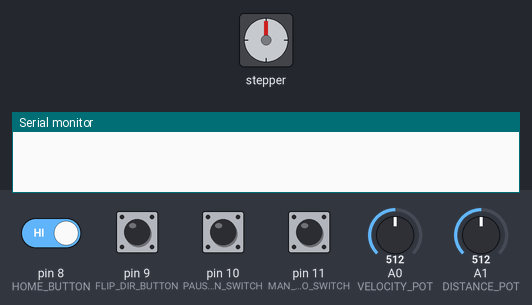
Recording of a sketch running on a simulated Arduino Uno, built with avr-gcc and run on an emulated ATmega328P. On the bench: stepper motor, the last lines printed to the serial monitor. Wiring (inferred from the names in the program): stepper motor driver (200 steps per turn assumed): step pin 3; direction pin 2. The inputs (shaded band) are chosen by the test bench; at power-on: pin 8 (HOME_BUTTON), pin 9 (FLIP_DIR_BUTTON), pin 10 (PAUSE_RUN_SWITCH), pin 11 (MAN_AUTO_SWITCH) HIGH, A0 (VELOCITY_POT) = 512, A1 (DISTANCE_POT) = 512.

Above: at 1.2 s.
1.3 s: pin 10 (PAUSE_RUN_SWITCH) pulled LOW for 1 s
At 3.4 s:
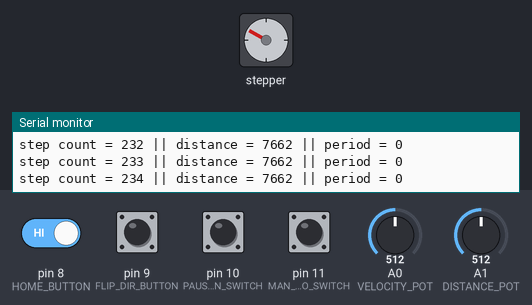
3.8 s: pin 10 (PAUSE_RUN_SWITCH) pulled LOW for 1 s
At 5.4 s:
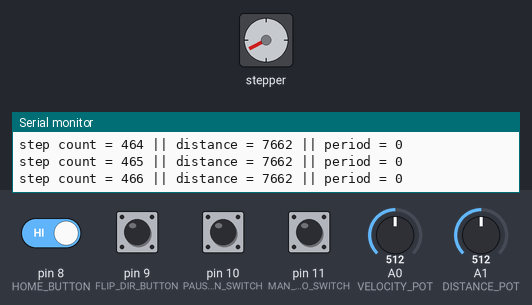
6.3 s: pin 10 (PAUSE_RUN_SWITCH) pulled LOW for 1 s
At 8.4 s:
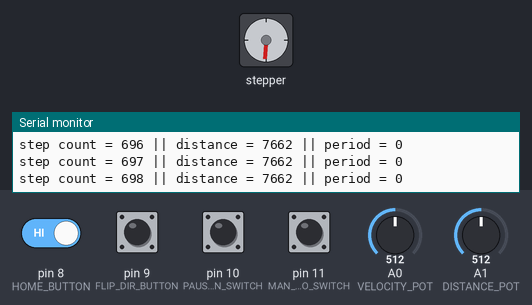
8.8 s: pin 10 (PAUSE_RUN_SWITCH) pulled LOW for 1 s
At 10.4 s:
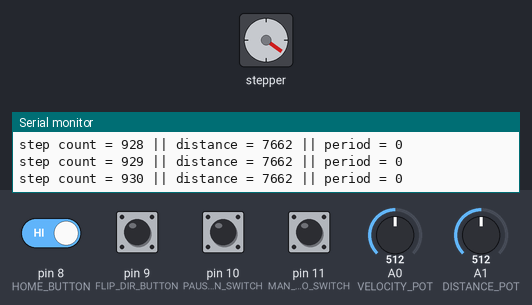
11.3 s: pin 10 (PAUSE_RUN_SWITCH) pulled LOW for 0.15 s
At 12.2 s:
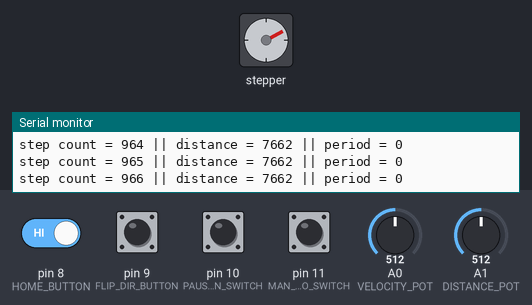
12.9 s: pin 8 (HOME_BUTTON) driven LOW and pin 10 (PAUSE_RUN_SWITCH) driven LOW
At 14.65 s:
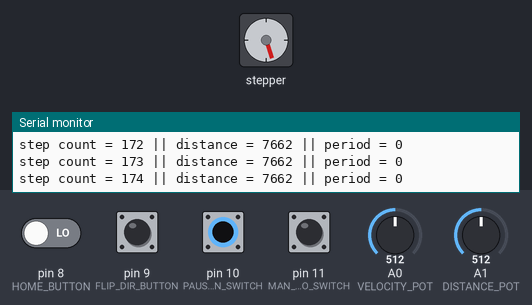
Timing chart, 0 to 20.5 s (numbered marks = the images above; inputs shaded):
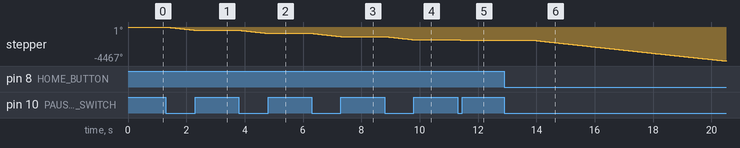

Measured:
- after the input at 1.3 s, stepper: turns 421° counter-clockwise in 1.0 s, starting at once
- after the input at 3.8 s, stepper: turns 417° counter-clockwise in 1.0 s, starting at once
- after the input at 6.3 s, stepper: turns 418° counter-clockwise in 1.0 s, starting at once
- after the input at 8.8 s, stepper: turns 418° counter-clockwise in 1.0 s, starting at once
- after the input at 11.3 s, stepper: turns 64° counter-clockwise in 0.15 s, starting at once

The sketch:

StepScanControl.ino
```cpp
#include <Stepper.h>

#define HOME_BUTTON 8
#define FLIP_DIR_BUTTON 9
#define PAUSE_RUN_SWITCH 10
#define MAN_AUTO_SWITCH 11
#define VELOCITY_POT A0
#define DISTANCE_POT A1

#define MOTOR_DIR 2
#define MOTOR_STEP 3

#define MAX_DISTANCE 15325
#define MAX_DV 1

int stepCounter = 0;
int stepping = false;

int distance = MAX_DISTANCE;

int cPeriod, tick;


unsigned long lastFlipDebounceTime = 0;
unsigned long lastHomeDebounceTime = 0;
unsigned long debounceDelay = 1;


// Direction Variables
int flipDirState;
int lastFlipDirState = LOW;
boolean inReverse = false;

// Home Button Variables
int homeState;
int lastHomeState = LOW;

boolean autoMode = true;

boolean isOff = true;


void setup()
{
  // Set up the controls
  pinMode(HOME_BUTTON, INPUT);
  pinMode(FLIP_DIR_BUTTON, INPUT);
  pinMode(PAUSE_RUN_SWITCH, INPUT);
  pinMode(MAN_AUTO_SWITCH, INPUT);
  pinMode(VELOCITY_POT, INPUT);
  pinMode(DISTANCE_POT, INPUT);

  digitalWrite(HOME_BUTTON, HIGH);
  digitalWrite(FLIP_DIR_BUTTON, HIGH);
  digitalWrite(PAUSE_RUN_SWITCH, HIGH);
  digitalWrite(MAN_AUTO_SWITCH, HIGH);

  // Set up the motor
  pinMode(MOTOR_DIR, OUTPUT);
  pinMode(MOTOR_STEP, OUTPUT);
  digitalWrite(MOTOR_DIR, LOW);
  digitalWrite(MOTOR_STEP, LOW);

  Serial.begin(115200);
}

//helper function to flip direction
void flipDirection(boolean dir) {
  inReverse = dir;
  cPeriod = 0;
  digitalWrite(MOTOR_DIR, inReverse);
}

/* TO DO: WRITE ONE FUCTION TO DEBOUNCE BUTTONS */

// Simple debounce to toggle the flip direction pushbutton
void updateDirection() {
  int reading = digitalRead(FLIP_DIR_BUTTON);
  if (reading != lastFlipDirState) {
    lastFlipDebounceTime = millis();
  }

  if ((millis() - lastFlipDebounceTime) > debounceDelay) {
    if (reading != flipDirState) {
      flipDirState = reading;
      if (flipDirState == LOW) {
        flipDirection(!inReverse);
      }
    }
  }
  lastFlipDirState = reading;
}

void updateHomeState() {
  int reading = digitalRead(HOME_BUTTON);
  if (reading != lastHomeState) {
    lastHomeDebounceTime = millis();
  }

  if ((millis() - lastHomeDebounceTime) > debounceDelay) {
    if (reading != homeState) {
      homeState = reading;
      if (homeState == LOW) {
        stepCounter = 0;
        flipDirection(false);
        delay(1000); // Force a pause as user feedback
      }
    }
  }
  lastHomeState = reading;
}


void updateDistance() {
  distance = map(analogRead(DISTANCE_POT), 0, 1024, 0, MAX_DISTANCE);
}

void runStepper(int period) {

  digitalWrite(MOTOR_STEP, HIGH);
  delay(1);
  digitalWrite(MOTOR_STEP, LOW);
  delay(1);

}

void loop()
{

  updateDirection();
  updateHomeState();
  updateDistance();


  // SWITCHES
  isOff = digitalRead(PAUSE_RUN_SWITCH);
  autoMode = digitalRead(MAN_AUTO_SWITCH);

  // POTS
  int period = analogRead(VELOCITY_POT);

  if (autoMode == LOW) {
    //Serial.println("Running Manual");
  } else if (autoMode == HIGH) {
    //Serial.println("Running Auto");
  }


  if (isOff == LOW) {
    stepping = true;
  } else if (isOff == HIGH) {
    stepping = false;
  }

  if (stepping == true) {

    runStepper(period);


    if (!inReverse) {
      stepCounter += 1;
    } else {
      stepCounter -= 1;
    }

    Serial.print("step count = "); Serial.print(stepCounter); Serial.print(" || distance = "); Serial.print(distance);
    Serial.print(" || period = "); Serial.println(cPeriod);

    if (stepCounter >= distance || stepCounter <= 0) {
      flipDirection(!inReverse);
    }
  }

}
```
